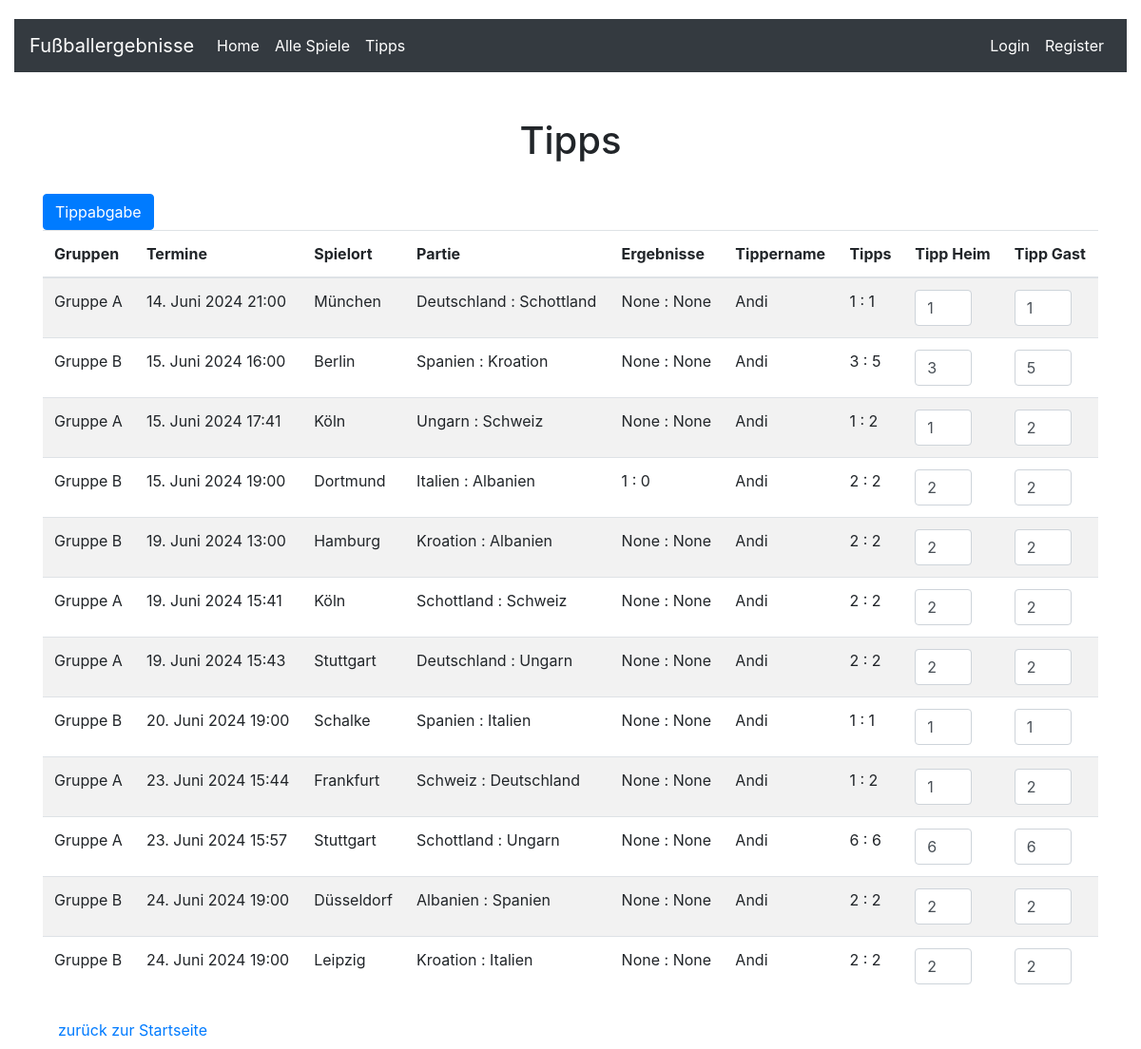
/tippen/, run on the app's committed database.
### em_tipps_verwalten/models.py (models this page shows, shortened)
class Gruppen(models.Model):
    gruppen_id = models.AutoField(primary_key=True),
    gruppen_name = models.CharField(max_length=50)

### em_tipps_verwalten/views.py (the view, shortened to what this page needs)
# urls.py: path('tippen/', views.tippen, name='tippen'),
def tippen(request):
    query = """
    select
            g.id,
            g.gruppen_name,
            ma.paarungen_id,
            ma.heim_mannschaft_id_id,
            ma.gast_mannschaft_id_id,
            ma.spiel_termin,
            ma.spiel_ort,
            m.mannschaft_id, m.mannschaft_name heim_mannschaft,
            m2.mannschaft_id, m2.mannschaft_name gast_mannschaft,
            ma.tore_heim_mannschaft,
            ma.tore_gast_mannschaft,
            t.tipp_id,
            t.tipp_tore_heim_mannschaft tipp_tore_heim,
            t.tipp_tore_gast_mannschaft tipp_tore_gast,
            ti.tipper_id,
            ti.name,
            ti.vorname,
            ti.tippername tippername
            from
                em_tipps_verwalten_gruppen g
            join em_tipps_verwalten_mannschaften m on g.id = m.gruppen_id_id
            join em_tipps_verwalten_paarungen ma on ma.heim_mannschaft_id_id = m.mannschaft_id
            join em_tipps_verwalten_mannschaften m2 on ma.gast_mannschaft_id_id = m2.mannschaft_id
            left join em_tipps_verwalten_tipps t on ma.paarungen_id = t.paarungen_id
            left join em_tipps_verwalten_tipper ti on ti.tipper_id = t.tipper_id
            order by ma.spiel_termin asc
    """
    tipps = Gruppen.objects.raw(query)
    return render(request, 'tippen.html', {'tipps' : tipps})

### em_tipps_verwalten/templates/tippen.html (shortened to what this page needs)
{% extends 'index.html' %}
{% load static %}
{% block content %}
<div class="container mt-5">
    <div class="row justify-content-center mb-4">
        <h1>Tipps</h1>
    </div>
        <table class="table table-striped">
            <thead>
            <tr>
                <th scope="col">Gruppen </th>
                <th scope="col">Termine</th>
                <th scope="col">Spielort</th>
                <th scope="col">Partie</th>
                <th scope="col">Ergebnisse</th>
                <th scope="col">Tippername</th>
                <th scope="col">Tipps</th>
                <th scope="col">Tipp Heim</th>
                <th scope="col">Tipp Gast</th>
            </tr>
            </thead>
                <tbody>
                <form method="POST">
                {% for r in tipps %}
                <tr>
                    <td>{{r.gruppen_name}}</td>
                    <td>{{r.spiel_termin|date:"d. F Y H:i"}}</td>
                    <td>{{r.spiel_ort}}</td>
                    <td>{{r.heim_mannschaft}} : {{r.gast_mannschaft}}</td>
                    {% if r.tore_heim_mannschaft is None and r.tore_gast_mannschaft is None%}
                        <td>None : None </td>
                    {% else %}
                        <td>{{r.tore_heim_mannschaft}} : {{r.tore_gast_mannschaft}}</td>
                    {% endif %}
                    <td>{{r.tippername}}</td>
                    {% if r.tipp_tore_heim is None and r.tipp_tore_gast is None%}
                        <td>None : None </td>
                    {% else %}
                        <td>{{r.tipp_tore_heim}} : {{r.tipp_tore_gast}}</td>
                    {% endif %}
                    <td><input type="number" name="heim_tore" class="form-control score-input" value="{{r.tipp_tore_heim}}" maxlength="2"></td>
                    <td><input type="number" name="gast_tore" class="form-control score-input" value="{{r.tipp_tore_gast}}" maxlength="2">
                    </td>
                </tr>
                {% endfor %}
                <button type="submit" class="btn btn-primary">Tippabgabe</button>
                </form>
                </tbody>
        </table>
    <div class="row-mt-4">
        <a class="nav-link" href="{% url 'startSeite'%}">zurück zur Startseite</a>
    </div>
</div>
{% endblock content %}

### em_tipps_verwalten/templates/index.html (style rules this page uses)
body { padding-top: 20px; }
.score-input { width: 60px; }

### data on the page
Gruppen: gruppen_name "Gruppe A", spiel_termin "14. Juni 2024 21:00", spiel_ort "München", heim_mannschaft "Deutschland", gast_mannschaft "Schottland", shows "None : None", tippername "Andi", tipp_tore_heim "1", tipp_tore_gast "1", heim_tore "1", gast_tore "1", spiel_termin "15. Juni 2024 17:41", spiel_ort "Köln", heim_mannschaft "Ungarn", gast_mannschaft "Schweiz", tipp_tore_gast "2", gast_tore "2", spiel_termin "19. Juni 2024 15:41", heim_mannschaft "Schottland", tipp_tore_heim "2", heim_tore "2", spiel_termin "19. Juni 2024 15:43", spiel_ort "Stuttgart", gast_mannschaft "Ungarn", spiel_termin "23. Juni 2024 15:44", spiel_ort "Frankfurt", heim_mannschaft "Schweiz", gast_mannschaft "Deutschland", spiel_termin "23. Juni 2024 15:57", tipp_tore_heim "6", tipp_tore_gast "6", heim_tore "6", gast_tore "6"
Gruppen: gruppen_name "Gruppe B", spiel_termin "15. Juni 2024 16:00", spiel_ort "Berlin", heim_mannschaft "Spanien", gast_mannschaft "Kroation", shows "None : None", tippername "Andi", tipp_tore_heim "3", tipp_tore_gast "5", heim_tore "3", gast_tore "5", spiel_termin "15. Juni 2024 19:00", spiel_ort "Dortmund", heim_mannschaft "Italien", gast_mannschaft "Albanien", tore_heim_mannschaft "1", tore_gast_mannschaft "0", tipp_tore_heim "2", tipp_tore_gast "2", heim_tore "2", gast_tore "2", spiel_termin "19. Juni 2024 13:00", spiel_ort "Hamburg", heim_mannschaft "Kroation", spiel_termin "20. Juni 2024 19:00", spiel_ort "Schalke", gast_mannschaft "Italien", tipp_tore_heim "1", tipp_tore_gast "1", heim_tore "1", gast_tore "1", spiel_termin "24. Juni 2024 19:00", spiel_ort "Düsseldorf", heim_mannschaft "Albanien", gast_mannschaft "Spanien", spiel_ort "Leipzig"
